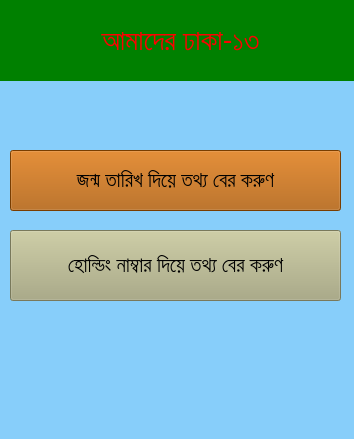
<?xml version="1.0" encoding="UTF-8"?>
<ui version="4.0">
 <class>MainWindow</class>
 <widget class="QMainWindow" name="MainWindow">
  <property name="geometry">
   <rect>
    <x>0</x>
    <y>0</y>
    <width>354</width>
    <height>439</height>
   </rect>
  </property>
  <property name="font">
   <font>
    <pointsize>12</pointsize>
   </font>
  </property>
  <property name="windowTitle">
   <string>MainWindow</string>
  </property>
  <property name="styleSheet">
   <string notr="true">background-color: LightSkyBlue;</string>
  </property>
  <widget class="QWidget" name="centralwidget">
   <widget class="QPushButton" name="pushButton_5">
    <property name="geometry">
     <rect>
      <x>10</x>
      <y>230</y>
      <width>331</width>
      <height>71</height>
     </rect>
    </property>
    <property name="font">
     <font>
      <family>Nirmala UI</family>
      <pointsize>16</pointsize>
     </font>
    </property>
    <property name="styleSheet">
     <string notr="true">background-color: rgb(170, 170, 127)</string>
    </property>
    <property name="text">
     <string>হোল্ডিং নাম্বার দিয়ে তথ্য বের করুণ</string>
    </property>
   </widget>
   <widget class="QPushButton" name="pushButton">
    <property name="geometry">
     <rect>
      <x>10</x>
      <y>150</y>
      <width>331</width>
      <height>61</height>
     </rect>
    </property>
    <property name="font">
     <font>
      <family>Nirmala UI</family>
      <pointsize>16</pointsize>
     </font>
    </property>
    <property name="styleSheet">
     <string notr="true">background-color: rgb(170, 85, 0)</string>
    </property>
    <property name="text">
     <string>জন্ম তারিখ দিয়ে তথ্য বের করুণ</string>
    </property>
   </widget>
   <widget class="QLabel" name="lb1">
    <property name="geometry">
     <rect>
      <x>0</x>
      <y>0</y>
      <width>361</width>
      <height>81</height>
     </rect>
    </property>
    <property name="font">
     <font>
      <family>Nirmala UI</family>
      <pointsize>22</pointsize>
     </font>
    </property>
    <property name="styleSheet">
     <string notr="true">background-color: green;
color: red;</string>
    </property>
    <property name="text">
     <string>আমাদের ঢাকা-১৩</string>
    </property>
    <property name="alignment">
     <set>Qt::AlignmentFlag::AlignCenter</set>
    </property>
   </widget>
  </widget>
  <widget class="QStatusBar" name="statusbar"/>
 </widget>
 <resources/>
 <connections/>
</ui>
